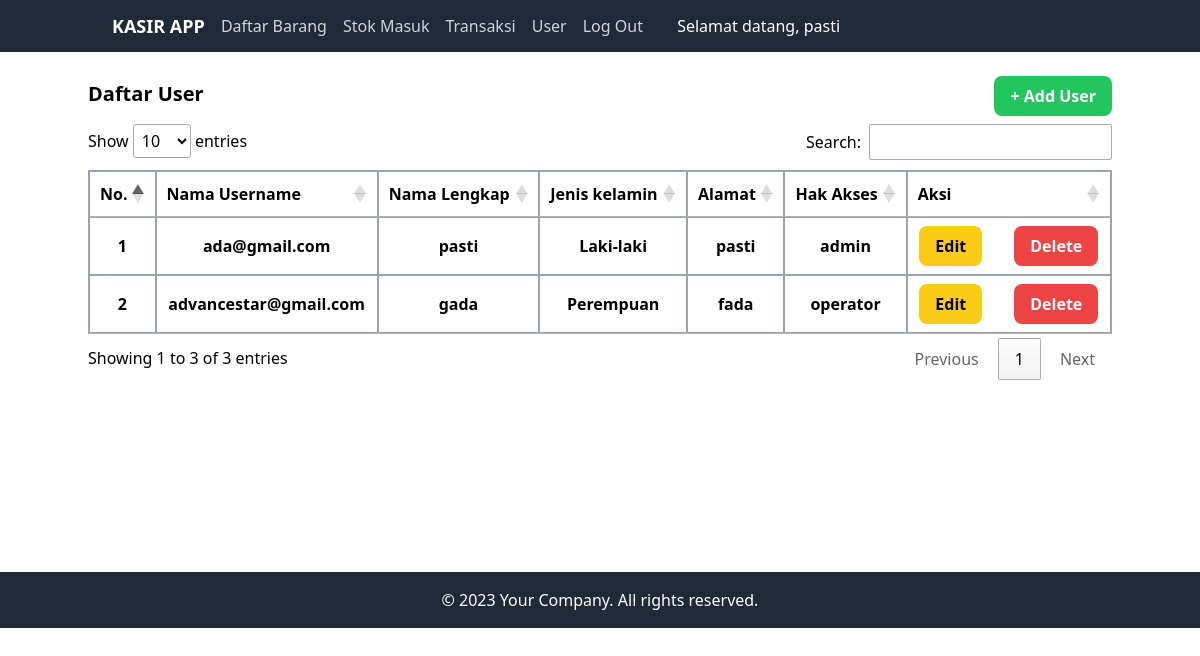
/index.php?halaman=User (signed in), run on the app's committed database.
### tables this page shows
CREATE TABLE `user` (
  `kode_user` int NOT NULL,
  `username` varchar(50) NOT NULL,
  `password` varchar(50) NOT NULL,
  `pass` varchar(50) NOT NULL,
  `nama_lengkap` varchar(100) NOT NULL,
  `jenis_kelamin` enum('Laki-laki','Perempuan') NOT NULL,
  `alamat` text NOT NULL,
  `level` enum('admin','operator') NOT NULL
);

### views/User.php (the view, shortened to what this page needs)
<?php
include "koneksi/koneksi.php";
?>
<div class="container mx-auto mt-4" style="min-height: 504px;">
    <div>
        <div class="flex justify-between">
            <h2 class="mt-3 mb-3 text-xl font-bold">Daftar User</h2>
            <button class="px-4 py-2 my-2 font-semibold text-white bg-green-500 rounded-lg clickAdd">+ Add
                User</button>
        </div>
        <table class="w-full border border-gray-400" id="myTable">
            <thead>
                <tr>
                    <th class="px-4 py-2 border border-gray-400">No.</th>
                    <th class="px-4 py-2 border border-gray-400">Nama Username</th>
                    <th class="px-4 py-2 border border-gray-400">Nama Lengkap</th>
                    <th class="px-4 py-2 border border-gray-400">Jenis kelamin</th>
                    <th class="px-4 py-2 border border-gray-400">Alamat</th>
                    <th class="px-4 py-2 border border-gray-400">Hak Akses</th>
                    <th class="px-4 py-2 border border-gray-400">Aksi</th>
                </tr>
            </thead>
            <tbody>
                <?php
                $queryuser = "SELECT * FROM user";
                $resultuser = mysqli_query($koneksi, $queryuser);
                $counter = 1;
                while ($row = mysqli_fetch_array($resultuser)) {
                    echo "<tr>";
                    echo "<th class='px-4 py-2 border border-gray-400'>" . $counter . "</th>";
                    echo "<th class='px-4 py-2 border border-gray-400'>" . $row['username'] . "</th>";
                    echo "<th class='px-4 py-2 border border-gray-400'>" . $row['nama_lengkap'] . "</th>";
                    echo "<th class='px-4 py-2 border border-gray-400'>" . $row['jenis_kelamin'] . "</th>";
                    echo "<th class='px-4 py-2 border border-gray-400'>" . $row['alamat'] . "</th>";
                    echo "<th class='px-4 py-2 border border-gray-400'>" . $row['level'] . "</th>";
                    echo "<th class='px-4 py-2 border border-gray-400'>";
                    echo "<button class='px-4 py-2 mr-8 bg-yellow-400 rounded-lg clickedit' onclick='edituser(" . $row['kode_user'] . ")'>Edit</button>";
                    echo "<button class='px-4 py-2 text-white bg-red-500 rounded-lg' onclick='deleteuser(" . $row['kode_user'] . ")'>Delete</button>";
                    echo "</th>";
                    echo "</tr>";
                    $counter++;
                }
                ?>
            </tbody>
        </table>
        <br>
    </div>
</div>
</html>

### data on the page
user: username "ada@gmail.com", nama_lengkap "pasti", jenis_kelamin "Laki-laki", alamat "pasti", level "admin"
user: username "advancestar@gmail.com", nama_lengkap "gada", jenis_kelamin "Perempuan", alamat "fada", level "operator"

### other printed values
$_SESSION["user"]["nama_lengkap"] "pasti"
